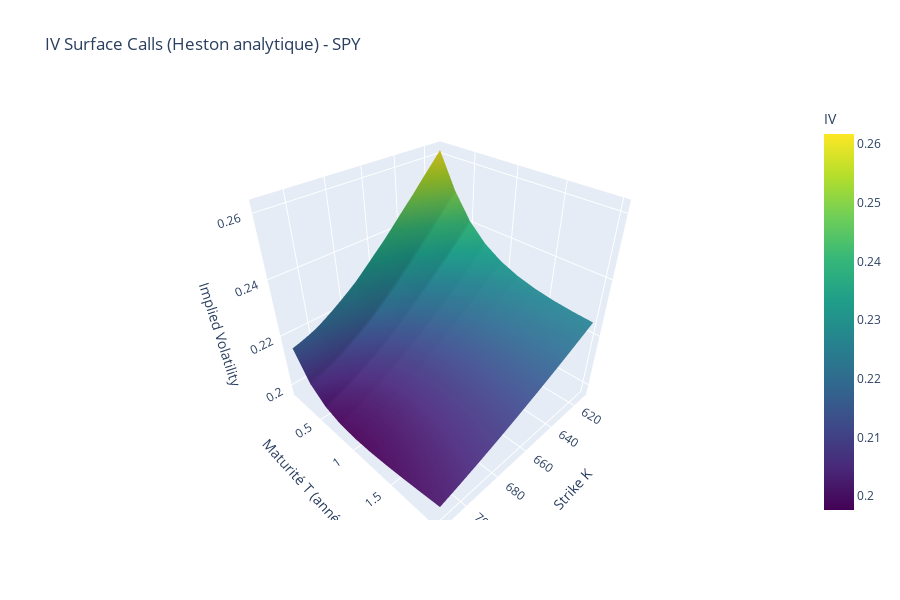
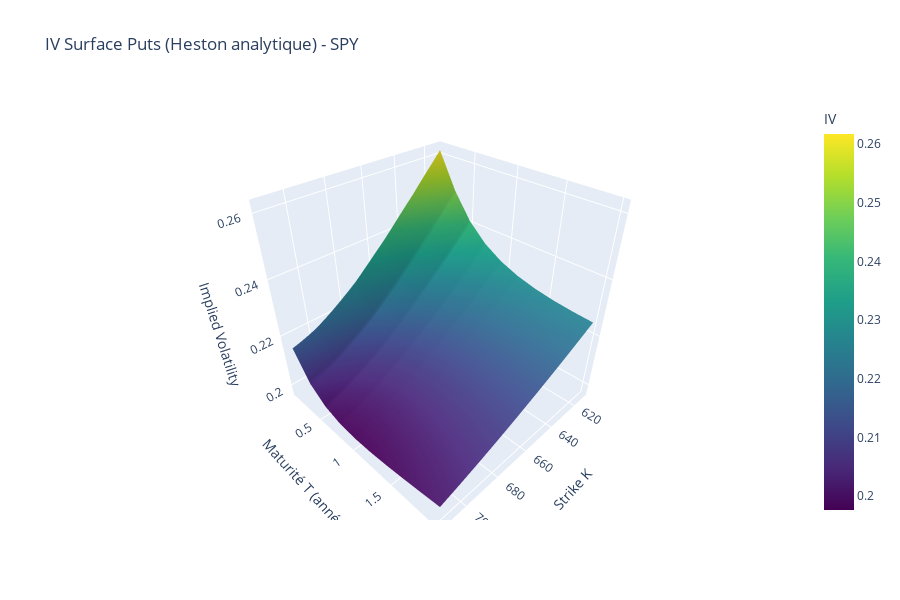

Notebook code for these charts, in order:
### Code cell
print(f"{'='*60}")
print("IV SURFACE (Heston analytique + BS)")
print(f"{'='*60}")

# Grilles demandées: K ∈ [S0-50, S0+50], T ∈ [0.1, 2.0]
K_grid_anal = np.arange(S0 - 50.0, S0 + 50.0 + STEP, STEP)
T_grid_anal = np.linspace(0.1, 2.0, 10)

# Paramètres Heston calibrés -> objet HestonParams
params_cm = HestonParams(
    kappa=torch.tensor(calib['kappa'], dtype=torch.float64),
    theta=torch.tensor(calib['theta'], dtype=torch.float64),
    sigma=torch.tensor(calib['sigma'], dtype=torch.float64),
    rho=torch.tensor(calib['rho'], dtype=torch.float64),
    v0=torch.tensor(calib['v0'], dtype=torch.float64),
)

# Pricing analytique (Carr-Madan) pour Calls + parité pour Puts
call_prices_anal = np.zeros((len(T_grid_anal), len(K_grid_anal)))
put_prices_anal = np.zeros((len(T_grid_anal), len(K_grid_anal)))
for i, T_val in enumerate(T_grid_anal):
    Ks_t = torch.tensor(K_grid_anal, dtype=torch.float64)
    call_vec = carr_madan_call_torch(S0, RF_RATE, DIV_YIELD, float(T_val), params_cm, Ks_t)
    call_prices_anal[i, :] = call_vec.detach().cpu().numpy()
    put_prices_anal[i, :] = call_prices_anal[i, :] - S0 * np.exp(-DIV_YIELD * T_val) + K_grid_anal * np.exp(-RF_RATE * T_val)

# Inversion Black-Scholes -> IV
iv_calls = np.zeros_like(call_prices_anal)
iv_puts = np.zeros_like(put_prices_anal)
for i, T_val in enumerate(T_grid_anal):
    for j, K_val in enumerate(K_grid_anal):
        iv_calls[i, j] = implied_vol_option(call_prices_anal[i, j], S0, float(K_val), float(T_val), RF_RATE, 'call')
        iv_puts[i, j] = implied_vol_option(put_prices_anal[i, j], S0, float(K_val), float(T_val), RF_RATE, 'put')

# Surface 3D
KK, TT = np.meshgrid(K_grid_anal, T_grid_anal)
fig1 = go.Figure(data=[go.Surface(x=KK, y=TT, z=iv_calls, colorscale='Viridis', colorbar=dict(title='IV'))])
fig1.update_layout(title=f"IV Surface Calls (Heston analytique) - {TICKER}", scene=dict(xaxis_title='Strike K', yaxis_title='Maturité T (années)', zaxis_title='Implied Volatility'), height=600)
fig1.show()
fig2 = go.Figure(data=[go.Surface(x=KK, y=TT, z=iv_puts, colorscale='Viridis', colorbar=dict(title='IV'))])
fig2.update_layout(title=f"IV Surface Puts (Heston analytique) - {TICKER}", scene=dict(xaxis_title='Strike K', yaxis_title='Maturité T (années)', zaxis_title='Implied Volatility'), height=600)
fig2.show()

### Figure 1 — Plotly figure (JSON) as saved in the notebook; plotly's stock layout.template omitted (floating-point values rounded to 4 significant figures; data arrays with more than 128 entries replaced by an {"elided": "..."} marker saying what was removed)
{"data": [{"colorbar": {"title": {"text": "IV"}}, "colorscale": [[0, "#440154"], [0.1111, "#482878"], [0.2222, "#3e4989"], [0.3333, "#31688e"], [0.4444, "#26828e"], [0.5556, "#1f9e89"], [0.6667, "#35b779"], [0.7778, "#6ece58"], [0.8889, "#b5de2b"], [1, "#fde725"]], "type": "surface", "x": {"elided": "10x21 float values"}, "y": {"elided": "10x21 float values"}, "z": {"elided": "10x21 float values"}}], "layout": {"height": 600, "scene": {"xaxis": {"title": {"text": "Strike K"}}, "yaxis": {"title": {"text": "Maturité T (années)"}}, "zaxis": {"title": {"text": "Implied Volatility"}}}, "title": {"text": "IV Surface Calls (Heston analytique) - SPY"}}}

### Figure 2 — Plotly figure (JSON) as saved in the notebook; plotly's stock layout.template omitted (floating-point values rounded to 4 significant figures; data arrays with more than 128 entries replaced by an {"elided": "..."} marker saying what was removed)
{"data": [{"colorbar": {"title": {"text": "IV"}}, "colorscale": [[0, "#440154"], [0.1111, "#482878"], [0.2222, "#3e4989"], [0.3333, "#31688e"], [0.4444, "#26828e"], [0.5556, "#1f9e89"], [0.6667, "#35b779"], [0.7778, "#6ece58"], [0.8889, "#b5de2b"], [1, "#fde725"]], "type": "surface", "x": {"elided": "10x21 float values"}, "y": {"elided": "10x21 float values"}, "z": {"elided": "10x21 float values"}}], "layout": {"height": 600, "scene": {"xaxis": {"title": {"text": "Strike K"}}, "yaxis": {"title": {"text": "Maturité T (années)"}}, "zaxis": {"title": {"text": "Implied Volatility"}}}, "title": {"text": "IV Surface Puts (Heston analytique) - SPY"}}}
